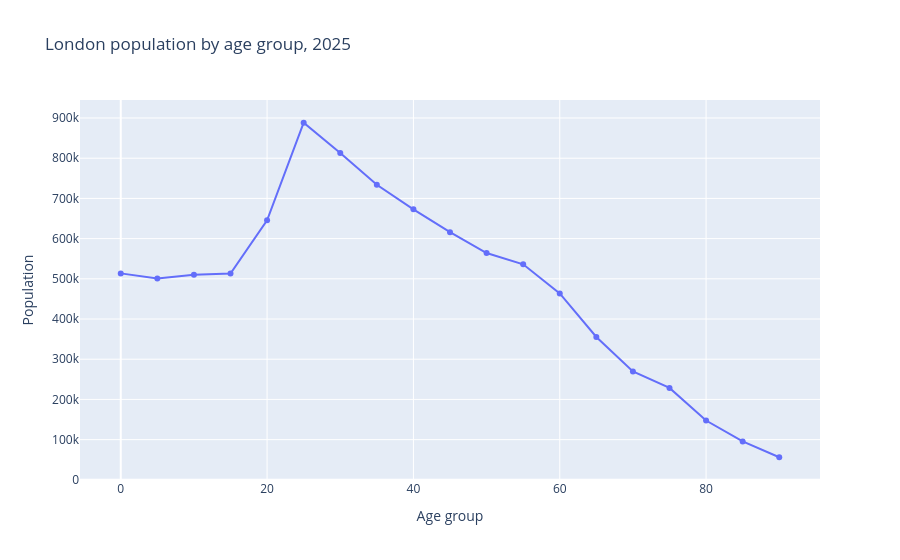

The cell this chart's notebook holds for it:
### Code cell
fig = px.line(
    population_2025_bin_sum.reset_index(),
    x="age_group",
    y="population_2025",
    markers=True,
    title="London population by age group, 2025",
    labels={"age_group": "Age group", "population_2025": "Population"},
)
fig.show()

### Figure 1 — Plotly figure (JSON) as saved in the notebook; plotly's stock layout.template omitted (floating-point values rounded to 4 significant figures)
{"data": [{"hovertemplate": "Age group=%{x}<br>Population=%{y}<extra></extra>", "legendgroup": "", "line": {"color": "#636efa", "dash": "solid"}, "marker": {"symbol": "circle"}, "mode": "lines+markers", "name": "", "orientation": "v", "showlegend": false, "type": "scatter", "x": [0, 5, 10, 15, 20, 25, 30, 35, 40, 45, 50, 55, 60, 65, 70, 75, 80, 85, 90], "xaxis": "x", "y": [513549, 500540, 510129, 512961, 645733, 888221, 812771, 733920, 672903, 616026, 564022, 536026, 463590, 355358, 269445, 228639, 147481, 95420, 56175], "yaxis": "y"}], "layout": {"legend": {"tracegroupgap": 0}, "title": {"text": "London population by age group, 2025"}, "xaxis": {"anchor": "y", "domain": [0, 1], "title": {"text": "Age group"}}, "yaxis": {"anchor": "x", "domain": [0, 1], "title": {"text": "Population"}}}}
